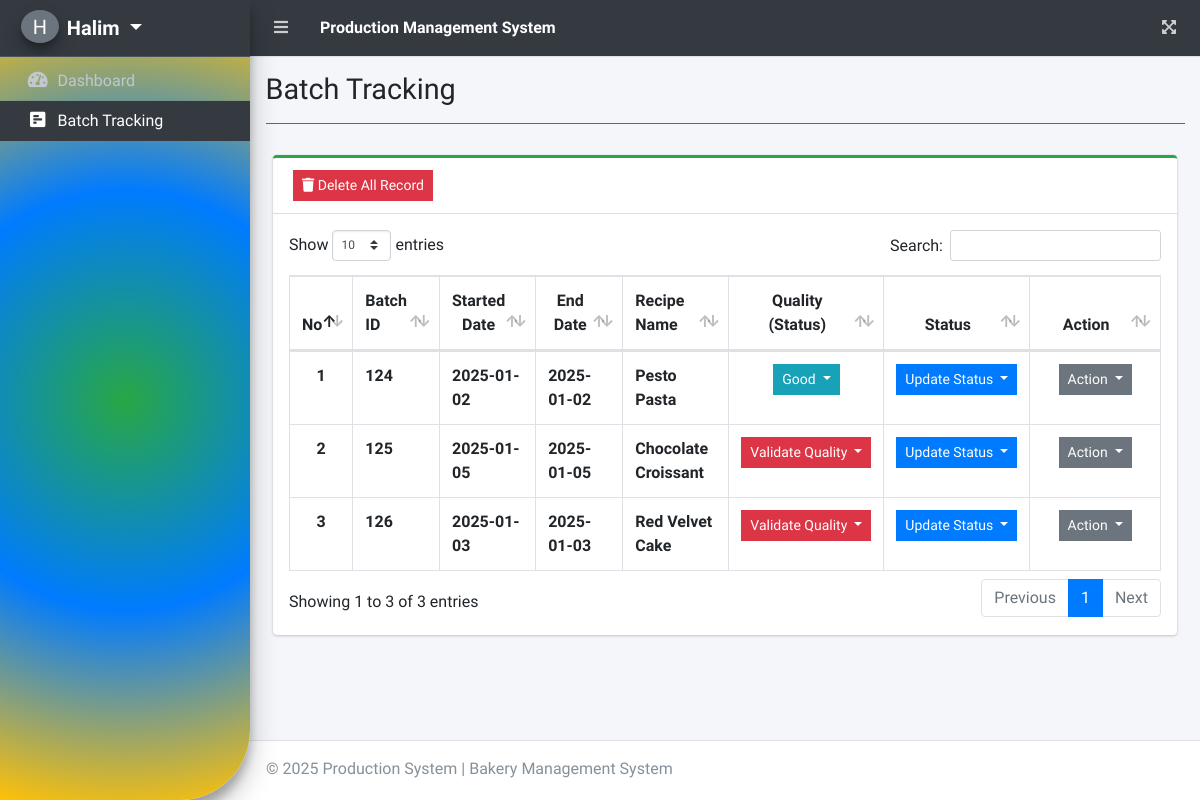
The page /index.php?page=batch_tracking (signed in) on the database as committed earlier.
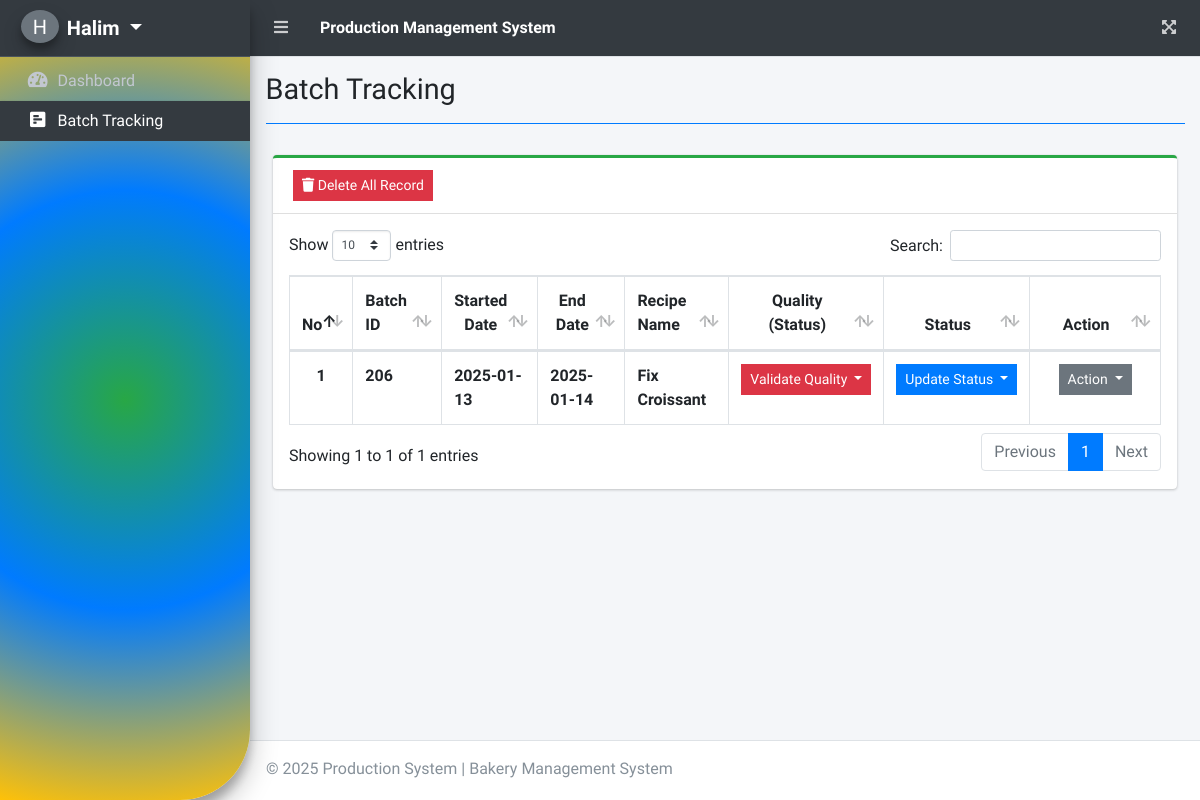
The same page on the database as committed later.
### tables this page shows
CREATE TABLE `categories` (
  `order_id` int(11) NOT NULL,
  `id` int(11) NOT NULL,
  `product_id` int(11) NOT NULL,
  `recipe_name` varchar(255) NOT NULL,
  `qty_product` int(11) NOT NULL,
  `staff_id` text NOT NULL,
  `created_at` timestamp NOT NULL DEFAULT current_timestamp(),
  `starteddate` varchar(50) NOT NULL,
  `enddate` varchar(20) NOT NULL,
  `hours` int(6) NOT NULL,
  `status` text NOT NULL,
  `quality_test` text NOT NULL,
  `comment` text NOT NULL,
  `ingredients_data` text DEFAULT NULL
);

### batch_tracking.php (the view, shortened to what the changed rows need)
<?php
include 'db_connect.php';
$staff_id1 = $_SESSION['login_staff_id'];
?>
<div class="col-lg-12">
    <div class="card card-outline card-success">
        <div class="card-body p-3">
            <div class="table-responsive">
                <table class="table table-hover table-bordered" id="list">
                    <thead>
                        <tr>
                            <th class="text-center">No</th>
                            <th>Batch ID</th>
                            <th class="text-center" style="width: 10%;">Started Date</th>
                            <th class="text-center" style="width: 10%;">End Date</th>
                            <th>Recipe Name</th>
                            <th class="text-center" style="width: 15%;">Quality (Status)</th>
                            <th class="text-center" style="width: 15%;">Status</th>
                            <th class="text-center" style="width: 15%;">Action</th>
                        </tr>
                    </thead>
                    <tbody>
                        <?php
                        $qry = $conn->query("SELECT * FROM categories WHERE status != 'Archived' AND staff_id = $staff_id1");
                        if ($qry && $qry->num_rows > 0) {
                            $i = 1;
                            while ($row = $qry->fetch_assoc()):
                                $status = $row['status'];
                                $quality_test = $row['quality_test'];
                                $qualityBtnClass = 'btn-danger';
                                $qualityBtnText = 'Validate Quality';
                                $qualityDropdownDisabled = '';
                                if (!empty($quality_test)) {
                                    $qualityBtnClass = 'btn-info';
                                    $qualityBtnText = ucfirst($quality_test);
                                }
                                if ($status == 'Finished') {
                                    $btnClass = 'btn-success';
                                    $btnText = 'Finish';
                                    $dropdownDisabled = 'disabled';
                                    $qualityDropdownDisabled = 'disabled';
                                } elseif ($status == 'In-Progress') {
                                    $btnClass = 'btn-warning';
                                    $btnText = 'In Progress';
                                    $dropdownDisabled = '';
                                } else {
                                    $btnClass = 'btn-primary';
                                    $btnText = 'Update Status';
                                    $dropdownDisabled = '';
                                }
                        ?>
                        <tr>
                            <th class="text-center"><?php echo $i++; ?></th>
                            <td><b><?php echo $row['id']; ?></b></td>
                            <td><b><?php echo $row['starteddate']; ?></b></td>
                            <td><b><?php echo $row['enddate']; ?></b></td>
                            <td><b><?php echo ucwords($row['recipe_name']); ?></b></td>
                            <td class="text-center">
                                <button type="button" class="btn <?php echo $qualityBtnClass; ?> btn-sm btn-flat wave-effect dropdown-toggle"
                                    data-toggle="dropdown"
                                    aria-expanded="true"
                                    <?php echo $qualityDropdownDisabled; ?>>
                                    <?php echo $qualityBtnText; ?>
                                </button>
                            </td>
                            <td class="text-center">
                                <button type="button" class="btn <?php echo $btnClass; ?> btn-sm btn-flat wave-effect dropdown-toggle"
                                    data-toggle="dropdown"
                                    aria-expanded="true"
                                    <?php echo $dropdownDisabled; ?>>
                                    <?php echo $btnText; ?>
                                </button>
                            </td>
                            <td class="text-center">
                                <button type="button" class="btn btn-secondary btn-sm btn-flat wave-effect dropdown-toggle" data-toggle="dropdown" aria-expanded="true">
                                    Action
                                </button>
                            </td>
                        </tr>
                        <?php endwhile; ?>
                        <?php } else { ?>
                            <tr>
                                <td colspan='7' class='text-center text-warning'>There are no production schedules for this user.</td>
                            </tr>
                        <?php } ?>
                    </tbody>
                </table>
            </div>
        </div>
    </div>
</div>

### sidebar.php (shortened to what the changed rows need)
<aside class="main-sidebar sidebar-dark-dark elevation-4">
  <div class="dropdown">
 	<a href="javascript:void(0)" class="brand-link dropdown-toggle" data-toggle="dropdown" aria-expanded="True">
      <span class="brand-image img-circle elevation-3 d-flex justify-content-center align-items-center bg-secondary text-white font-weight-500" style="width: 38px;height:50px"><?php echo strtoupper(substr($_SESSION['login_fullname'], 0,1)) ?></span>
      <span class="brand-text font-weight-bold"><?php echo ucwords($_SESSION['login_fullname']) ?></span>
    </a>
  </div>
</aside>

Rows that differ between the two databases and show on the page:
removed categories: id "124", starteddate "2025-01-02", enddate "2025-01-02", recipe_name "Pesto Pasta", quality_test "Good", status "Update Status"
removed categories: id "125", starteddate "2025-01-05", enddate "2025-01-05", recipe_name "Chocolate Croissant", qualityBtnText "Validate Quality", status "Update Status"
removed categories: id "126", starteddate "2025-01-03", enddate "2025-01-03", recipe_name "Red Velvet Cake", qualityBtnText "Validate Quality", status "Update Status"
added categories: id "206", starteddate "2025-01-13", enddate "2025-01-14", recipe_name "Fix Croissant", qualityBtnText "Validate Quality", status "Update Status"
Other text that changed with them:
text written by a page script: "Show entries Search: Showing 1 to 3 of 3 entries Previous 1 Next" → "Show entries Search: Showing 1 to 1 of 1 entries Previous 1 Next"
